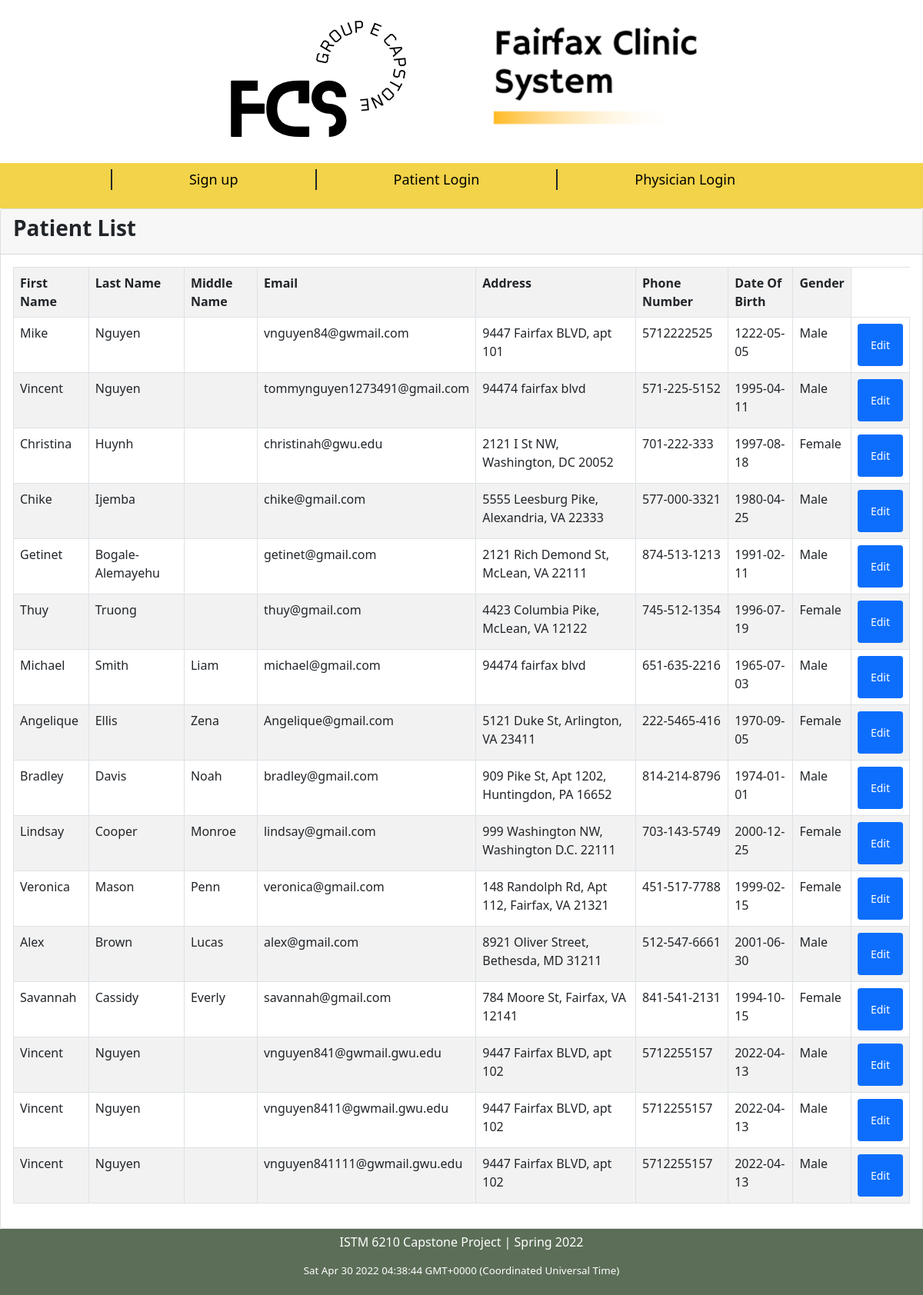
Screenshot of /admin_patient.php with the database file from the repository.
### tables this page shows
CREATE TABLE `patient` (
  `id` int(11) NOT NULL,
  `first_name` varchar(25) NOT NULL,
  `last_name` varchar(25) NOT NULL,
  `middle_name` varchar(25) NOT NULL,
  `email` varchar(125) NOT NULL,
  `password` varchar(50) NOT NULL,
  `address` varchar(60) NOT NULL,
  `phone_number` varchar(125) NOT NULL,
  `dob` date NOT NULL,
  `gender` enum('Male','Female') NOT NULL,
  `added_on` datetime NOT NULL DEFAULT CURRENT_TIMESTAMP
);

### admin_patient.php (the view, shortened to what this page needs)
<?php
include_once('header.php');
require_once './includes/dbh.inc.php';
  $query = "Select * from patient";
  $query_run = mysqli_query($conn, $query);
?>
<body>
<div class="card">
			      		<div class="card-header"><h3><b>Patient List</b></h3></div>
			      		<div class="card-body">
		      				<div class="table-responsive">
		      					<table class="table table-striped table-bordered">
		      						<tr>
									  <th>First Name </th>
		      							<th>Last Name</th>
		      							<th>Middle Name</th>
		      							<th>Email</th>
		      							<th>Address</th>
		      							<th>Phone Number</th>
										<th>Date Of Birth</th>
										<th>Gender</th>
		      						</tr>
                      <?php
                        while($row = mysqli_fetch_assoc($query_run)){
		      							echo '
		      							<tr>
											  <td>'.$row["first_name"].'</td>
											  <td>'.$row["last_name"].'</td>
		      								<td>'.$row["middle_name"].'</td>
		      								<td>'.$row["email"].'</td>
		      								<td>'.$row["address"].'</td>
		      								<td>'.$row["phone_number"].'</td>
											  <td>'.$row["dob"].'</td>
											  <td>'.$row["gender"].'</td>
		      							 <td><button type="button" name="patient" class="btn btn-primary btn-sm p-3 patient" data-id="'.$row["id"].'">Edit</button></td>
		      							</tr>
		      							';
		      						}
		      						?>
		      					</table>
		      				</div>
		      			</div>
                  </div>
</body>
<?php
    include_once('footer.php');
?>

### header.php (shortened to what this page needs)
<!DOCTYPE html>
<html xmlns="http://www.w3.org/1999/xhtml" xml:lang="en" lang="en">
<head>
    <link
      rel="stylesheet"
      href="https://cdnjs.cloudflare.com/ajax/libs/font-awesome/4.7.0/css/font-awesome.min.css"
    />
    <link rel="stylesheet" type="text/css" href="css/Appointment.css">
    <link
      href="https://cdn.jsdelivr.net/npm/bootstrap@5.1.3/dist/css/bootstrap.min.css"
      rel="stylesheet"
    />
    <link rel="stylesheet" href="./css/Home_Patient.css" />
    <link rel="stylesheet" type="text/css" href="css/Appointment.css">
    <div class="header">
     <img src="./images/logo.png">
    </div>
<div class="navbar row">
    <ul>
        <?php
          if (isset($_SESSION["patientID"])){
            echo '<p class="h3 text-danger">Welcome Patient: '.$_SESSION["patientName"].'</p>';
            echo "<li><a href='home_patient.php'>Home</a></li>";
            echo "<li><a href='book_appointment.php'>Book Appointment</a></li>";
            echo "<li><a href='my_appointment2.php'>My Appointment</a></li>";
            echo "<li><a href='patient_profile.php'>Profile</a></li>";
            echo "<li><a href='index.php'>Log Out</a></li>";
          }
          else{
            echo "<li><a href='register.php'>Sign up</a></li>";
            echo "<li><a href='patient_login.php'>Patient Login</a></li>";
            echo "<li><a href='physician_login.php'>Physician Login</a></li>";
          }
        ?>
      </ul>
</div>
</head>

### footer.php (shortened to what this page needs)
<div class="footer">
  <p>ISTM 6210 Capstone Project | Spring 2022</p>
  <p id="date" style="text-align: center; color: white; font-size: 10pt"></p>
</div>
</html>

### css/Appointment.css (style rules this page uses)
body { font-family: Segoe, "Segoe UI", "DejaVu Sans", "Trebuchet MS", Verdana, sans-serif; margin: 0; }
.header { text-align: center; background: white; }
.navbar { overflow: hidden; float: center; list-style-type: none; background-color: #F2D349; text-align: center; }
ul { list-style-type: none; float: center; }
li { display: inline-block; border-left: solid 2pt; }
ul li a { text-decoration: none; color: black; padding: 100px; font-size: 18px; }
.row:after { content: ""; display: table; clear: both; }
.footer { padding: 5px; background-color: #5C6E58; color: white; text-align: center; }

### css/Home_Patient.css (style rules this page uses)
* { box-sizing: border-box; }
body { font-family: Segoe, "Segoe UI", "DejaVu Sans", "Trebuchet MS", Verdana, sans-serif; margin: 0; }
.header { text-align: center; background: white; }
.navbar { overflow: hidden; float: center; list-style-type: none; background-color: #f2d349; text-align: center; }
ul { list-style-type: none; float: center; }
li { display: inline-block; border-left: solid 2pt; }
ul li a { text-decoration: none; color: black; padding: 100px; font-size: 18px; }
.row:after { content: ""; display: table; clear: both; }
.footer { padding: 5px; background-color: #5c6e58; color: white; text-align: center; }

### rows the page displays
patient: first_name "Mike", last_name "Nguyen", email "vnguyen84@gwmail.com", address "9447 Fairfax BLVD, apt 101", phone_number "5712222525", dob "1222-05-05", gender "Male"
patient: first_name "Vincent", last_name "Nguyen", email "tommynguyen1273491@gmail.com", address "94474 fairfax blvd", phone_number "571-225-5152", dob "1995-04-11", gender "Male"
patient: first_name "Christina", last_name "Huynh", email "christinah@gwu.edu", address "2121 I St NW, Washington, DC 20052", phone_number "701-222-333", dob "1997-08-18", gender "Female"
patient: first_name "Chike", last_name "Ijemba", email "chike@gmail.com", address "5555 Leesburg Pike, Alexandria, VA 22333", phone_number "577-000-3321", dob "1980-04-25", gender "Male"
patient: first_name "Getinet", last_name "Bogale-Alemayehu", email "getinet@gmail.com", address "2121 Rich Demond St, McLean, VA 22111", phone_number "874-513-1213", dob "1991-02-11", gender "Male"
patient: first_name "Thuy", last_name "Truong", email "thuy@gmail.com", address "4423 Columbia Pike, McLean, VA 12122", phone_number "745-512-1354", dob "1996-07-19", gender "Female"
patient: first_name "Michael", last_name "Smith", middle_name "Liam", email "michael@gmail.com", address "94474 fairfax blvd", phone_number "651-635-2216", dob "1965-07-03", gender "Male"
patient: first_name "Angelique", last_name "Ellis", middle_name "Zena", email "Angelique@gmail.com", address "5121 Duke St, Arlington, VA 23411", phone_number "222-5465-416", dob "1970-09-05", gender "Female"
patient: first_name "Bradley", last_name "Davis", middle_name "Noah", email "bradley@gmail.com", address "909 Pike St, Apt 1202, Huntingdon, PA 16652", phone_number "814-214-8796", dob "1974-01-01", gender "Male"
patient: first_name "Lindsay", last_name "Cooper", middle_name "Monroe", email "lindsay@gmail.com", address "999 Washington NW, Washington D.C. 22111", phone_number "703-143-5749", dob "2000-12-25", gender "Female"
patient: first_name "Veronica", last_name "Mason", middle_name "Penn", email "veronica@gmail.com", address "148 Randolph Rd, Apt 112, Fairfax, VA 21321", phone_number "451-517-7788", dob "1999-02-15", gender "Female"
patient: first_name "Alex", last_name "Brown", middle_name "Lucas", email "alex@gmail.com", address "8921 Oliver Street, Bethesda, MD 31211", phone_number "512-547-6661", dob "2001-06-30", gender "Male"
patient: first_name "Savannah", last_name "Cassidy", middle_name "Everly", email "savannah@gmail.com", address "784 Moore St, Fairfax, VA 12141", phone_number "841-541-2131", dob "1994-10-15", gender "Female"
patient: first_name "Vincent", last_name "Nguyen", email "vnguyen841@gwmail.gwu.edu", address "9447 Fairfax BLVD, apt 102", phone_number "5712255157", dob "2022-04-13", gender "Male"
patient: first_name "Vincent", last_name "Nguyen", email "vnguyen8411@gwmail.gwu.edu", address "9447 Fairfax BLVD, apt 102", phone_number "5712255157", dob "2022-04-13", gender "Male"
patient: first_name "Vincent", last_name "Nguyen", email "vnguyen841111@gwmail.gwu.edu", address "9447 Fairfax BLVD, apt 102", phone_number "5712255157", dob "2022-04-13", gender "Male"
